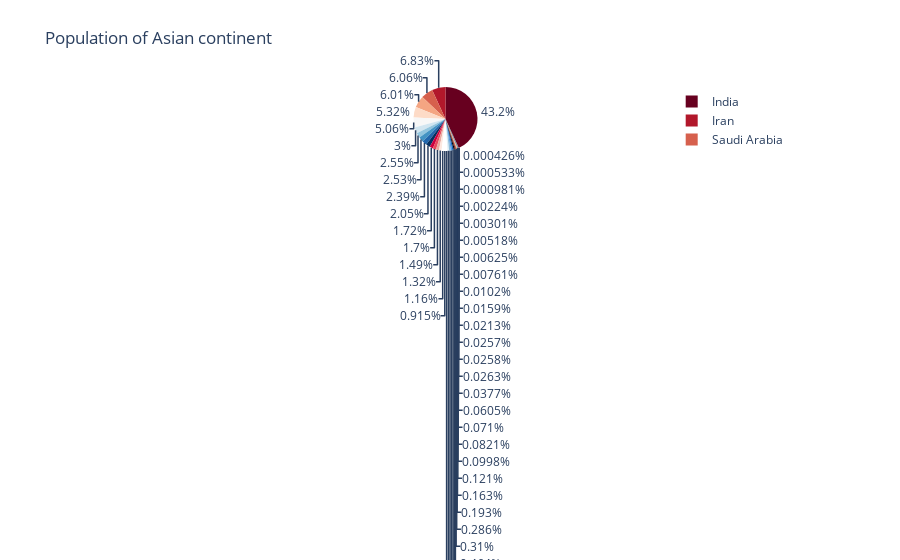

Notebook code cell kept with this figure:
### Markdown cell above
##### Pie-Chart Representation of total cases in all the coutries of Asia continent

### Code cell
worldometer = pd.read_csv('worldometer_data.csv')
worldometer_asia = worldometer[worldometer['Continent'] == 'Asia']


px.pie(worldometer_asia, values='TotalCases', names='Country/Region', 
       title='Population of Asian continent', 
       color_discrete_sequence=px.colors.sequential.RdBu)

### Figure 1 — Plotly figure (JSON) as saved in the notebook; plotly's stock layout.template omitted (floating-point values rounded to 4 significant figures)
{"data": [{"domain": {"x": [0, 1], "y": [0, 1]}, "hovertemplate": "Country/Region=%{label}<br>TotalCases=%{value}<extra></extra>", "labels": ["India", "Iran", "Saudi Arabia", "Pakistan", "Bangladesh", "Turkey", "Iraq", "Philippines", "Indonesia", "Qatar", "Kazakhstan", "Oman", "Israel", "Kuwait", "UAE", "Singapore", "Bahrain", "Japan", "Armenia", "Kyrgyzstan", "Afghanistan", "Azerbaijan", "Uzbekistan", "Nepal", "S. Korea", "Palestine", "Malaysia", "Tajikistan", "Lebanon", "Maldives", "Hong Kong", "Thailand", "Sri Lanka", "Yemen", "Jordan", "Cyprus", "Georgia", "Syria", "Vietnam", "Taiwan", "Myanmar", "Mongolia", "Cambodia", "Brunei ", "Bhutan", "Macao", "Timor-Leste", "Laos"], "legendgroup": "", "name": "", "showlegend": true, "type": "pie", "values": [2025409, 320117, 284226, 281863, 249651, 237265, 140603, 119460, 118753, 112092, 95942, 80713, 79559, 70045, 61845, 54555, 42889, 42263, 39819, 38659, 36896, 33247, 28315, 21750, 14519, 13398, 9038, 7665, 5672, 4680, 3850, 3330, 2839, 1768, 1232, 1208, 1206, 999, 747, 477, 357, 293, 243, 141, 105, 46, 25, 20]}], "layout": {"legend": {"tracegroupgap": 0}, "piecolorway": ["rgb(103,0,31)", "rgb(178,24,43)", "rgb(214,96,77)", "rgb(244,165,130)", "rgb(253,219,199)", "rgb(247,247,247)", "rgb(209,229,240)", "rgb(146,197,222)", "rgb(67,147,195)", "rgb(33,102,172)", "rgb(5,48,97)"], "title": {"text": "Population of Asian continent"}}}
